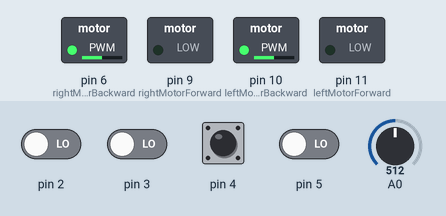
The sketch below on a simulated Arduino Uno, built with avr-gcc and run on an emulated ATmega328P. On the bench: switched loads named in the sketch (green lamp = pin HIGH). The inputs (shaded band) are chosen by the test bench; at power-on: pin 4 HIGH, pin 2, pin 3, pin 5 LOW, A0 = 512. What the sketch prints to the serial monitor is not drawn.

Above: at 1.2 s.
1.3 s: A0 set to 306
At 1.9 s:
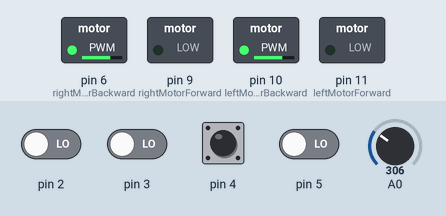
2.8 s: pin 4 pulled LOW for 0.15 s
At 2.87 s:
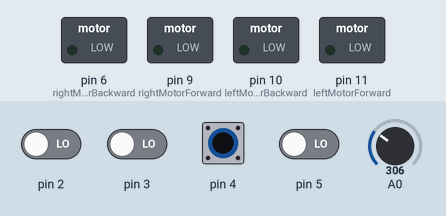
4.4 s: pin 5 driven HIGH
At 5.3 s:
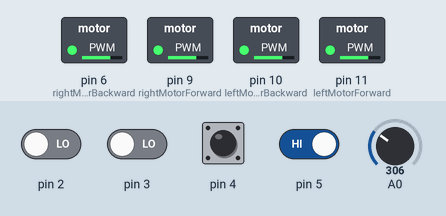
5.9 s: A0 set to 122
At 6.6 s:
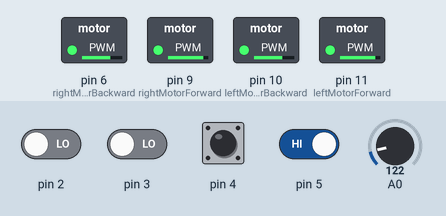
7.4 s: pin 5 driven LOW
At 8.6 s:
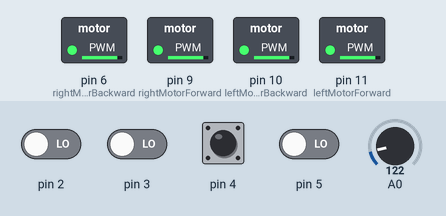
8.9 s: pin 4 pulled LOW for 1 s
At 10.6 s:
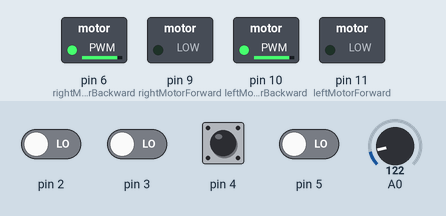
Timing chart, 0 to 12.1 s (numbered marks = the images above; inputs shaded):
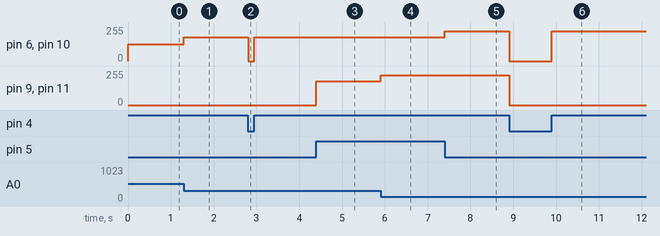

The sketch:

ramsroboticsproject1.ino
```cpp
#include <math.h>
int motorPWM = 0;

int rightMotorBackward = 6;
int rightMotorForward = 9;
int leftMotorBackward = 10;
int leftMotorForward = 11;
void setup()
{
  pinMode(A0,INPUT);
  pinMode(5, INPUT);
  pinMode(4, INPUT_PULLUP);
  pinMode(3, INPUT);
  pinMode(2, INPUT);

  pinMode(6,OUTPUT);
  pinMode(9,OUTPUT);
  pinMode(10,OUTPUT);
  pinMode(11,OUTPUT);

  Serial.begin(9600);
}

void loop()
{
  //reads the potentiometer input
  int pot = analogRead(A0);

  //maps the motor to inputtable pwm value
  motorPWM = map(pot,1023,0,1,255);

  //check values of motorPWM
  Serial.print(motorPWM);
  Serial.print("\n");

  //dip switch 1 == ON , Mode 1: Forward Motion
  if(digitalRead(5)== HIGH){
    analogWrite(rightMotorForward,motorPWM);
    analogWrite(leftMotorForward,motorPWM);
  }
  // dip switch 2 == ON, Mode 2: Reverse Motion
  else if(digitalRead(4)== HIGH){
    analogWrite(rightMotorBackward,motorPWM);
    analogWrite(leftMotorBackward,motorPWM);
  }
  //dip switch 3 == ON, Mode 3: Turn Left Motion
  else if(digitalRead(3)== HIGH){
    analogWrite(rightMotorForward,motorPWM);
    analogWrite(leftMotorBackward,motorPWM);
  }
  //dip switch 4 == ON, Mode 4: Right Turn Motion
  else if(digitalRead(2)== HIGH){
    analogWrite(rightMotorBackward,motorPWM);
    analogWrite(leftMotorForward,motorPWM);
  }
  //all dip switch == OFF , Mode 5: Motors at Rest
  else{
    digitalWrite(leftMotorForward,LOW);
    digitalWrite(leftMotorBackward,LOW);
    digitalWrite(rightMotorForward,LOW);
    digitalWrite(rightMotorBackward,LOW);
  }
}
```

Measured:
- after the input at 1.3 s, pin 6 (rightMotorBackward), pin 10 (leftMotorBackward): 127/255 → 179/255 at once
- after the input at 2.8 s, pin 6 (rightMotorBackward), pin 10 (leftMotorBackward): 179/255 → 0/255 at once, → 179/255 0.15 s later
- after the input at 4.4 s, pin 9 (rightMotorForward), pin 11 (leftMotorForward): 0/255 → 179/255 at once
- after the input at 5.9 s, pin 9 (rightMotorForward), pin 11 (leftMotorForward): 179/255 → 224/255 at once
- after the input at 7.4 s, pin 6 (rightMotorBackward), pin 10 (leftMotorBackward): 179/255 → 224/255 at once
- after the input at 8.9 s, pin 6 (rightMotorBackward), pin 10 (leftMotorBackward): 224/255 → 0/255 at once, → 224/255 1.0 s later; pin 9 (rightMotorForward), pin 11 (leftMotorForward): 224/255 → 0/255 at once
